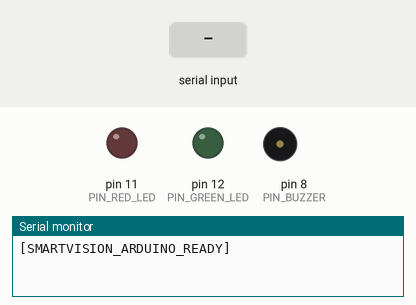
This sketch was run on a simulated Arduino Uno, built with avr-gcc and run on an emulated ATmega328P. On the bench: output pins drawn as LEDs (lit = HIGH), buzzer (waves = sounding), the last lines printed to the serial monitor. The test bench sets the inputs (shaded band).

Above: at 1.3 s.
1.4 s: "SUCCESS\n" received over Serial
At 1.48 s:
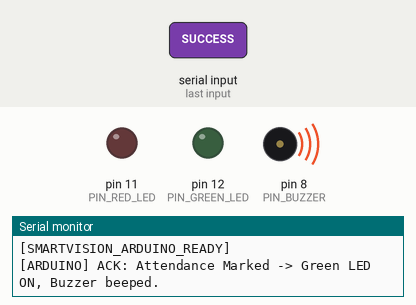
3.0 s: "TEST_GREEN\n" received over Serial
At 3.9 s:
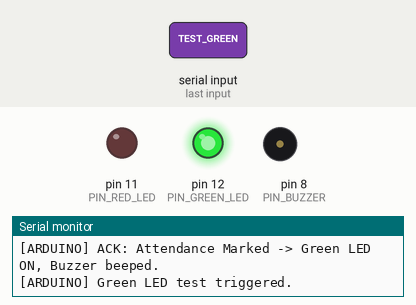
5.7 s: "TEST_RED\n" received over Serial
At 6.3 s:
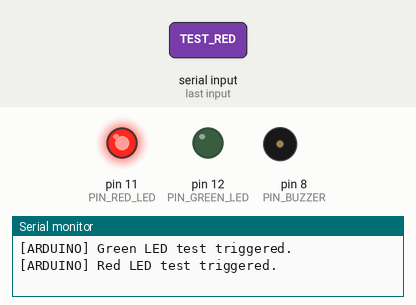
Timing chart, 0 to 8.7 s (numbered marks = the images above; inputs shaded):
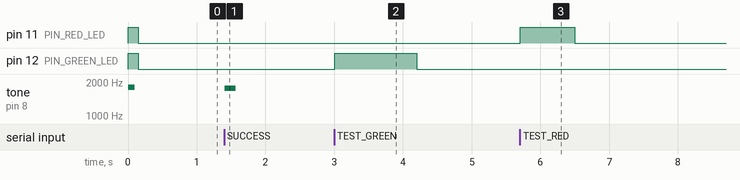

The sketch:

smartvision_arduino.ino
```cpp
/*
 * ==============================================================================
 * SmartVision / SmartAttend AI - Arduino Hardware Controller
 * Idea Lab Face Recognition Attendance System
 * ==============================================================================
 *
 * Hardware Connections:
 *  - PIN 12 : Green LED Anode (+) through 220-330 ohm resistor to GND (-)
 *  - PIN 11 : Red LED Anode (+) through 220-330 ohm resistor to GND (-)
 *  - PIN 8  : Buzzer Positive (+) [Active or Passive] to GND (-)
 *
 * Serial Protocol:
 *  - Baud Rate: 9600 bps
 *  - Commands:
 *      SUCCESS   -> Green LED ON (1.2s) + Single pleasant buzzer beep
 *      ALREADY   -> Red LED ON (0.8s) + Double warning beep
 *      UNKNOWN   -> Red LED rapid double flash
 *      TEST_GREEN-> Turn Green LED ON for 1 second
 *      TEST_RED  -> Turn Red LED ON for 1 second
 *      TEST_BUZZ -> Sound buzzer for 300 ms
 *      PING      -> Responds with "PONG"
 * ==============================================================================
 */

// Pin Definitions
const int PIN_GREEN_LED = 12;
const int PIN_RED_LED   = 11;
const int PIN_BUZZER    = 8;

// Non-blocking timing variables
unsigned long greenLedTimer = 0;
unsigned long redLedTimer   = 0;
unsigned long buzzerTimer   = 0;

bool greenLedActive = false;
bool redLedActive   = false;
bool buzzerActive   = false;

// Double beep helper variables
int doubleBeepStep = 0;
unsigned long doubleBeepTimer = 0;

void setup() {
  // Initialize digital output pins
  pinMode(PIN_GREEN_LED, OUTPUT);
  pinMode(PIN_RED_LED, OUTPUT);
  pinMode(PIN_BUZZER, OUTPUT);

  digitalWrite(PIN_GREEN_LED, LOW);
  digitalWrite(PIN_RED_LED, LOW);
  digitalWrite(PIN_BUZZER, LOW);

  // Initialize Serial interface
  Serial.begin(9600);
  while (!Serial && millis() < 3000) {
    ; // Wait up to 3 seconds for native USB serial
  }

  // Startup self-test sequence
  digitalWrite(PIN_GREEN_LED, HIGH);
  digitalWrite(PIN_RED_LED, HIGH);
  tone(PIN_BUZZER, 1800, 100);
  delay(150);
  digitalWrite(PIN_GREEN_LED, LOW);
  digitalWrite(PIN_RED_LED, LOW);

  Serial.println(F("[SMARTVISION_ARDUINO_READY]"));
}

void loop() {
  unsigned long currentMillis = millis();

  // Read incoming Serial commands
  if (Serial.available() > 0) {
    String cmd = Serial.readStringUntil('\n');
    cmd.trim();
    cmd.toUpperCase();

    if (cmd == "SUCCESS" || cmd == "S") {
      triggerSuccessSignal();
    } else if (cmd == "ALREADY" || cmd == "A") {
      triggerAlreadySignal();
    } else if (cmd == "UNKNOWN" || cmd == "U") {
      triggerUnknownSignal();
    } else if (cmd == "TEST_GREEN") {
      digitalWrite(PIN_GREEN_LED, HIGH);
      greenLedActive = true;
      greenLedTimer = currentMillis;
      Serial.println(F("[ARDUINO] Green LED test triggered."));
    } else if (cmd == "TEST_RED") {
      digitalWrite(PIN_RED_LED, HIGH);
      redLedActive = true;
      redLedTimer = currentMillis;
      Serial.println(F("[ARDUINO] Red LED test triggered."));
    } else if (cmd == "TEST_BUZZ") {
      tone(PIN_BUZZER, 2000, 300);
      Serial.println(F("[ARDUINO] Buzzer test triggered."));
    } else if (cmd == "PING") {
      Serial.println(F("PONG"));
    } else if (cmd.length() > 0) {
      Serial.print(F("[ARDUINO_UNKNOWN_CMD]: "));
      Serial.println(cmd);
    }
  }

  // Handle Green LED timeout (Non-blocking)
  if (greenLedActive && (currentMillis - greenLedTimer >= 1200)) {
    digitalWrite(PIN_GREEN_LED, LOW);
    greenLedActive = false;
  }

  // Handle Red LED timeout (Non-blocking)
  if (redLedActive && (currentMillis - redLedTimer >= 800)) {
    digitalWrite(PIN_RED_LED, LOW);
    redLedActive = false;
  }

  // Handle Double Beep state machine for "ALREADY" warning
  if (doubleBeepStep == 1 && (currentMillis - doubleBeepTimer >= 80)) {
    noTone(PIN_BUZZER);
    doubleBeepStep = 2;
    doubleBeepTimer = currentMillis;
  } else if (doubleBeepStep == 2 && (currentMillis - doubleBeepTimer >= 60)) {
    tone(PIN_BUZZER, 1000);
    doubleBeepStep = 3;
    doubleBeepTimer = currentMillis;
  } else if (doubleBeepStep == 3 && (currentMillis - doubleBeepTimer >= 80)) {
    noTone(PIN_BUZZER);
    doubleBeepStep = 0;
  }
}

// Trigger Green LED and short pleasant tone for successful attendance
void triggerSuccessSignal() {
  digitalWrite(PIN_GREEN_LED, HIGH);
  greenLedActive = true;
  greenLedTimer = millis();

  // 1760 Hz (Note A6) for 150ms
  tone(PIN_BUZZER, 1760, 160);

  Serial.println(F("[ARDUINO] ACK: Attendance Marked -> Green LED ON, Buzzer beeped."));
}

// Trigger Red LED and two warning beeps for duplicate/already marked
void triggerAlreadySignal() {
  digitalWrite(PIN_RED_LED, HIGH);
  redLedActive = true;
  redLedTimer = millis();

  // Start double-beep sequence
  tone(PIN_BUZZER, 1000);
  doubleBeepStep = 1;
  doubleBeepTimer = millis();

  Serial.println(F("[ARDUINO] ACK: Already Marked / Cooldown -> Red LED ON, Double beep."));
}

// Trigger rapid red flash for unknown face
void triggerUnknownSignal() {
  digitalWrite(PIN_RED_LED, HIGH);
  redLedActive = true;
  redLedTimer = millis();

  tone(PIN_BUZZER, 600, 100);

  Serial.println(F("[ARDUINO] ACK: Unknown Face Detected."));
}
```

Measured:
- after the input at 1.4 s, tone on pin 8 (PIN_BUZZER): silent → 1760 Hz at once, → silent 0.16 s later
- after the input at 3.0 s, pin 12 (PIN_GREEN_LED): LOW → HIGH at once, → LOW 1.2 s later
- after the input at 5.7 s, pin 11 (PIN_RED_LED): LOW → HIGH at once, → LOW 0.79 s later
